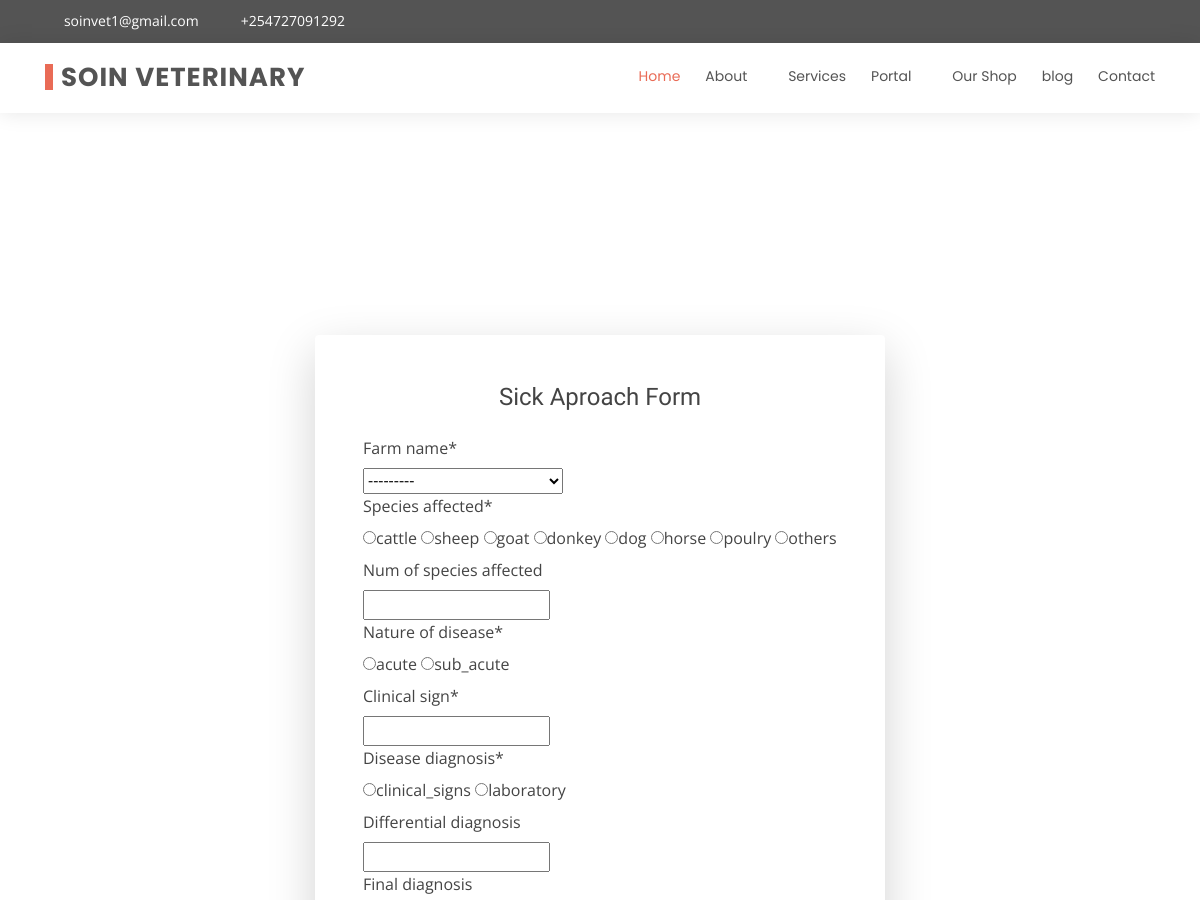
/sick_approach (upper part), run on an earlier commit of the app's database.
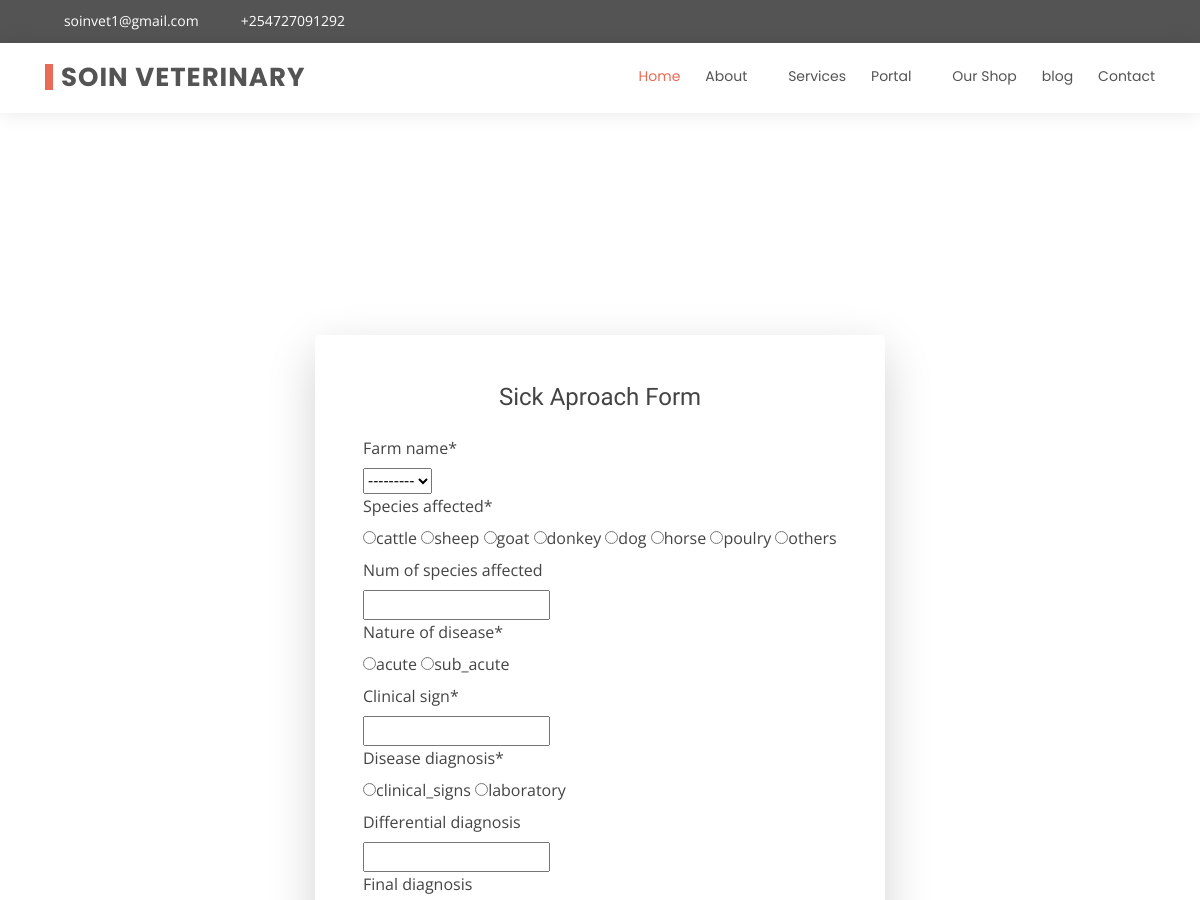
And on a later commit of the database.
### user/models.py (models this page shows)
class Farm(models.Model):
	farm_name = models.CharField(max_length=100)
	farm_owner = models.ForeignKey(Farmer, on_delete=models.CASCADE)
	location = models.CharField(max_length=100)
	def __str__(self):
		return f'Farm Name: {self.farm_name}'

### user/views.py (the view)
# urls.py: path('sick_approach', user_views.sick_approach, name='sick-approach'),
def sick_approach(request):
    if request.method == "POST":
        form = forms.SickApproachForm(request.POST)
        if form.is_valid():
            form.is_sick_approach_form = True
            form.farm_name = form.cleaned_data.get('farm_name')
            form.species_affected = form.cleaned_data.get('species_affected')
            form.num_of_species_affected = form.cleaned_data.get('num_of_species_affected')
            form.form = Sick_Approach_Form.objects.create(form=form)
            form.disease_nature = form.cleaned_data.get('nature_of_disease')
            form.clinical_sign = form.cleaned_data.get('clinical_sign')
            form.disease_diagnosis = form.cleaned_data.get('disease_diagnosis')
            form.differential_diagnosis = form.cleaned_data.get('differential_diagnosis')
            form.final_diagnosis = form.cleaned_data.get('final_diagnosis')
            form.sickness_duration = form.cleaned_data.get('sickness_duration')
            form.sickness_history = form.cleaned_data.get('sickness_history')
            form.drug_choices = form.cleaned_data.get('drug_choice')
            form.treatment_duration = form.cleaned_data.get('treatment_duration')
            form.start_dose_date = form.cleaned_data.get('start_dose_date')
            form.prognosis = form.cleaned_data.get('prognosis')
            form.harmony_with_clinic_signs_and_lab = form.cleaned_data.get('pathological_conditions_in_harmony_with_the_clinic_signs_and_lab_reports')
            form.cause_of_death_if_in_no_harmony = form.cleaned_data.get('cause_of_the_death_if_no')
            form.disease_one_of_the_zoonotic = form.cleaned_data.get('disease_zoonotic')
            form.advice_given_if_zoonotic = form.cleaned_data.get('advice_given_if_zoonotic')
            form.relapse = form.cleaned_data.get('relapse')
            form.cause_if_relapse = form.cleaned_data.get('cause_if_relapse')
            form.save()
    else:
        form = forms.SickApproachForm()
    context = {
        'sick_approach_form':form
        }
    return render(request, 'user/sick_approach.html', context)

### user/templates/user/sick_approach.html (shortened to what this page needs)
{% extends 'vet/base.html' %}
{% load crispy_forms_tags %}
{% block content %}
<div class="container-fluid">
      <div class="container-fluid" style="max-width: 600px; margin-top: 150px; margin-bottom: 150px;">
          <div class="card o-hidden border-0 shadow-lg my-4">
          <div class="card-body p-0" >
            <div class="row">
              <div class="col-lg-12">
                <div class="p-5">
                  <div class="text-center">
                    <h1 class="h4 text-gray-900 mb-4">Sick Aproach Form</h1>
                  </div>
                  <form class="user" method="POST">
                   {{sick_approach_form|crispy}}
                  </form>
                </div>
              </div>
            </div>
          </div>
          </div>
      </div>
</div>
{% endblock %}

### vet/templates/vet/base.html (shortened to what this page needs)
{% load static %}
<!DOCTYPE html>
<html lang="en">
<head>
  <link href="{% static 'vet/assets/vendor/bootstrap/css/bootstrap.min.css' %}" rel="stylesheet">
  <link href="{% static 'vet/assets/vendor/icofont/icofont.min.css' %}" rel="stylesheet">
  <link href="{% static 'vet/assets/vendor/boxicons/css/boxicons.min.css' %}" rel="stylesheet">
  <link href="{% static 'vet/assets/vendor/animate.css/animate.min.css' %}" rel="stylesheet">
  <link href="{% static 'vet/assets/vendor/owl.carousel/assets/owl.carousel.min.css' %}" rel="stylesheet">
  <link href="{% static 'vet/assets/vendor/venobox/venobox.css' %}" rel="stylesheet">
  <link href="{% static 'vet/assets/css/style.css' %}" rel="stylesheet">
</head>
<body>
 {% include 'vet/navbar.html' %}
 <div class="mt-5 pt-4">
</div>
{% block content %}
{% endblock content %}
</body>
</html>

### vet/templates/vet/navbar.html (shortened to what this page needs)
{% load static %}
 <section id="topbar" class="d-none d-lg-block">
    <div class="container d-flex">
      <div class="contact-info mr-auto">
        <i class="icofont-envelope"></i><a href="mailto:contact@example.com">soinvet1@gmail.com</a>
        <i class="icofont-phone"></i> +254727091292
      </div>
      <div class="social-links">
        <a href="#" class="twitter"><i class="icofont-twitter"></i></a>
        <a href="#" class="facebook"><i class="icofont-facebook"></i></a>
        <a href="#" class="instagram"><i class="icofont-instagram"></i></a>
        <a href="#" class="skype"><i class="icofont-skype"></i></a>
        <a href="#" class="linkedin"><i class="icofont-linkedin"></i></i></a>
      </div>
    </div>
  </section>
  <header id="header">
    <div class="container d-flex">
      <div class="logo mr-auto">
        <h1 class="text-light"><a href="{% url 'index' %}"><span>SOIN VETERINARY</span></a></h1>
      </div>
      <nav class="nav-menu d-none d-lg-block">
        <ul>
          <li class="active"><a href="{% url 'index' %}">Home</a></li>
          <li class="drop-down"><a href="#">About</a>
          </li>
          <li><a href="{% url 'services' %}">Services</a></li>
          {% if not user.is_authenticated %}
            <li class="drop-down"><a href="#">Portal</a>
            </li>
          {% endif %}
          <li><a href="{% url 'Ourshop' %}">Our Shop</a></li>
          <li><a href="{% url 'blog' %}">blog</a></li>
          <li><a href="{% url 'contact' %}">Contact</a></li>
        </ul>
      </nav>
    </div>
  </header>

### vet/static/vet/assets/css/style.css (style rules this page uses)
body { font-family: "Open Sans", sans-serif; color: #444444; }
a { color: #e96b56; }
h1, h2, h3, h4, h5, h6 { font-family: "Raleway", sans-serif; }
#topbar { background: #545454; padding: 10px 0; font-size: 14px; }
#topbar .contact-info { color: #fff; }
#topbar .contact-info a { line-height: 1; color: #fff; transition: 0.3s; }
#topbar .contact-info i { color: #e96b56; padding: 4px; }
#topbar .contact-info .icofont-phone { padding-left: 20px; }
#topbar .social-links a { color: #fff; padding: 4px 0 4px 16px; display: inline-block; line-height: 1px; transition: 0.3s; }
#topbar .social-links a:first-child { border-left: 0; }
#header { height: 70px; transition: all 0.5s; z-index: 997; transition: all 0.5s; padding: 10px 0; background: #fff; box-shadow: 0px 0px 20px 0px rgba(0, 0, 0, 0.1); position: relative; }
#header .logo h1 { font-size: 26px; padding: 0 0 0 8px; margin: 11px 0; line-height: 1; font-weight: 700; letter-spacing: 1px; text-transform: uppercase; font-family: "Poppins", sans-serif; border-left: 8px solid #e96b56; }
#header .logo h1 a, #header .logo h1 a:hover { color: #545454; text-decoration: none; }
.nav-menu, .nav-menu * { margin: 0; padding: 0; list-style: none; }
.nav-menu > ul > li { position: relative; white-space: nowrap; float: left; }
.nav-menu a { display: block; position: relative; color: #545454; padding: 13px 0 15px 25px; transition: 0.3s; font-size: 14px; font-family: "Poppins", sans-serif; }
.nav-menu a:hover, .nav-menu .active > a, .nav-menu li:hover > a { color: #e96b56; text-decoration: none; }
.nav-menu .drop-down > a:after { content: "\ea99"; font-family: IcoFont; padding-left: 5px; }
.mobile-nav { position: fixed; top: 55px; right: 15px; bottom: 15px; left: 15px; z-index: 9999; overflow-y: auto; background: #fff; transition: ease-in-out 0.2s; opacity: 0; visibility: hidden; border-radius: 10px; padding: 10px 0; }
.mobile-nav * { margin: 0; padding: 0; list-style: none; }
.mobile-nav a { display: block; position: relative; color: #545454; padding: 10px 20px; font-weight: 500; outline: none; }
.mobile-nav a:hover, .mobile-nav .active > a, .mobile-nav li:hover > a { color: #e96b56; text-decoration: none; }
.mobile-nav .drop-down > a:after { content: "\ea99"; font-family: IcoFont; padding-left: 10px; position: absolute; right: 15px; }
.mobile-nav .drop-down > a { padding-right: 35px; }
section { padding: 0 0 80px 0; }

What changed in the data, as far as the page shows it:
removed Farm: farm_name "---------"
Also different on the page:
form field farm_name: (not shown) → "---------"
